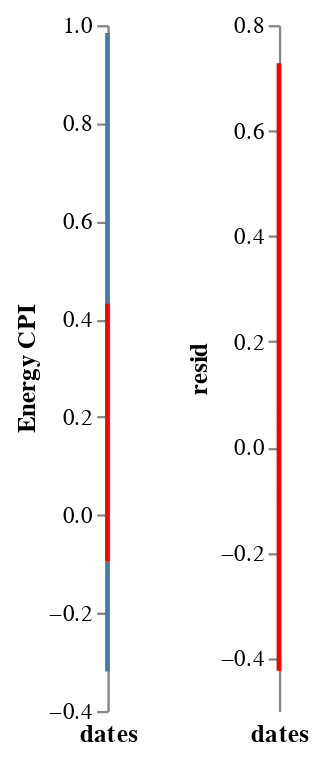

Notebook code cell kept with this figure:
### Code cell
ard = ARDRegression(compute_score=True, n_iter=30, fit_intercept=True).fit(exog, endog)
coef_series = pd.Series(ard.coef_, exog.columns)

y_ard, y_ard_std = ard.predict(exog.values, return_std=True)
resid = endog.values - y_ard

data_df = pd.DataFrame(dict(dates=endog.index, 
                            energy_cpi=endog, 
                            fitted=pd.Series(y_ard, endog.index), 
                            resid=pd.Series(resid, endog.index)))

print("In sample Rsq of the model is - %s" % np.round(ard.score(y=endog.values, X=exog), 2))
print("Out Sample Rsq of the model is - %s" % np.round(ard.score(y=endog_out.values, X=exog_out), 2))
print("Coefs Selected ")
print(pd.Series(ard.coef_, exog.columns.values))

statsmodels.graphics.tsaplots.plot_pacf(resid)

line1 = alt.Chart(data_df).mark_line().encode(x='dates:T', y=alt.Y('energy_cpi', title="Energy CPI")).properties(width="container")
line2 = alt.Chart(data_df).mark_line(color='red').encode(x='dates:T', y=alt.Y('fitted')).properties(width="container")
line3 = alt.Chart(data_df).mark_line(color='red').encode(x='dates:T', y=alt.Y('resid')).properties(width="container")
line1 + line2 | line3

### Figure 1 — Vega-Lite specification as saved in the notebook (floating-point values rounded to 4 significant figures; data arrays with more than 128 entries replaced by an {"elided": "..."} marker saying what was removed)
{"config": {"view": {"continuousWidth": 400, "continuousHeight": 300}}, "hconcat": [{"layer": [{"mark": "line", "encoding": {"x": {"field": "dates", "type": "temporal"}, "y": {"field": "energy_cpi", "title": "Energy CPI", "type": "quantitative"}}, "width": "container"}, {"mark": {"type": "line", "color": "red"}, "encoding": {"x": {"field": "dates", "type": "temporal"}, "y": {"field": "fitted", "type": "quantitative"}}, "width": "container"}]}, {"mark": {"type": "line", "color": "red"}, "encoding": {"x": {"field": "dates", "type": "temporal"}, "y": {"field": "resid", "type": "quantitative"}}, "width": "container"}], "data": {"name": "data-03a91f517344aaf7e644ea44b52694c9"}, "$schema": "https://vega.github.io/schema/vega-lite/v4.17.0.json", "datasets": {"data-03a91f517344aaf7e644ea44b52694c9": {"elided": "318 records"}}}
